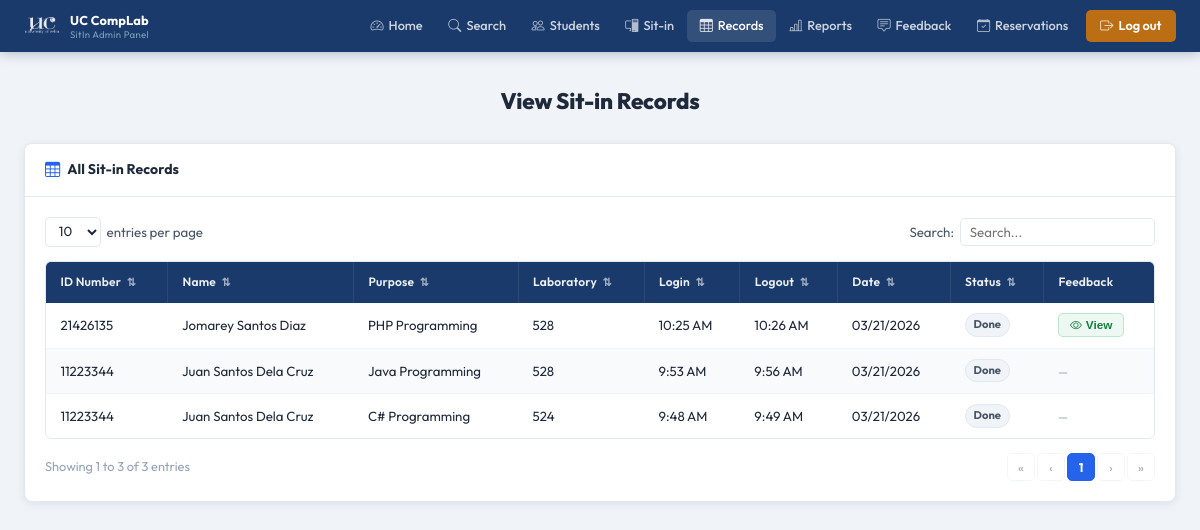
/pages/admin/view-sitin.php (signed in), run on an earlier commit of the app's database.
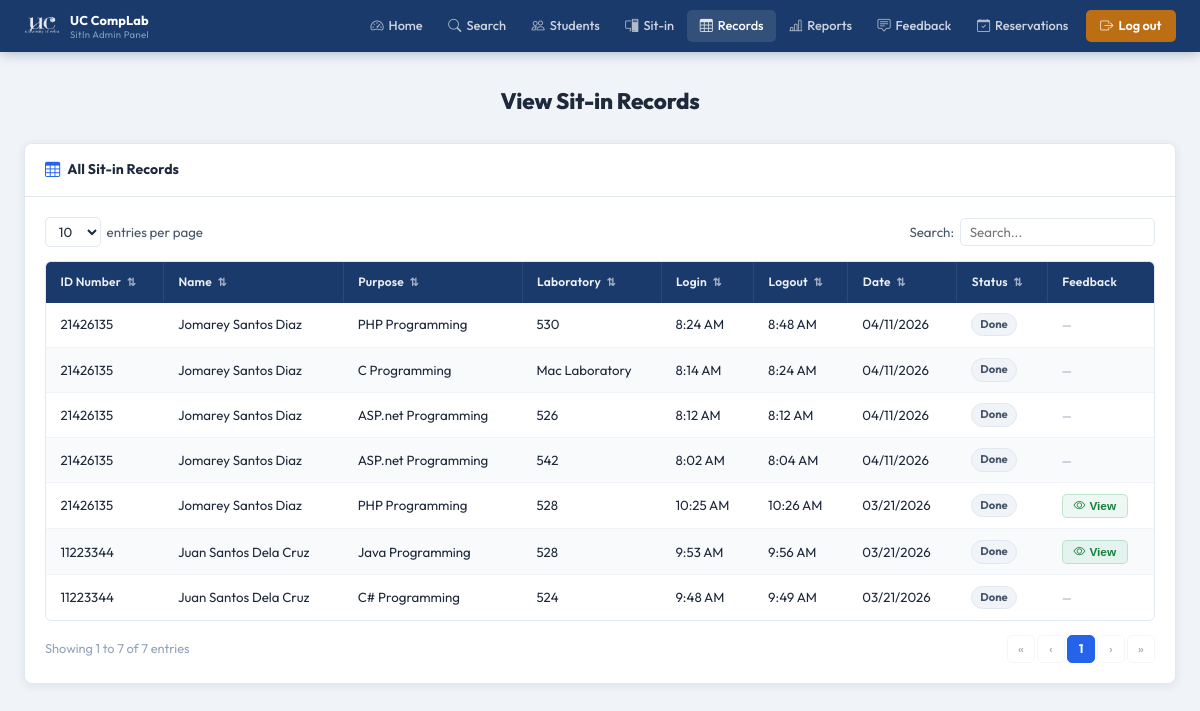
And on a later commit of the database.
### tables this page shows
CREATE TABLE sit_in_logs (
            id          INTEGER PRIMARY KEY AUTOINCREMENT,
            user_id     INTEGER NOT NULL,
            lab_room    TEXT    NOT NULL,
            purpose     TEXT,
            status      TEXT    DEFAULT 'active',
            login_time  DATETIME DEFAULT CURRENT_TIMESTAMP,
            logout_time DATETIME,
            FOREIGN KEY (user_id) REFERENCES users(id) ON DELETE CASCADE
        );

CREATE TABLE users (
            id                 INTEGER PRIMARY KEY AUTOINCREMENT,
            first_name         TEXT    NOT NULL,
            last_name          TEXT    NOT NULL,
            middle_name        TEXT,
            student_id         TEXT    UNIQUE NOT NULL,
            course             TEXT    NOT NULL,
            course_level       INTEGER NOT NULL,
            email              TEXT    UNIQUE NOT NULL,
            address            TEXT    NOT NULL,
            password           TEXT    NOT NULL,
            remaining_sessions INTEGER DEFAULT 30,
            created_at         DATETIME DEFAULT CURRENT_TIMESTAMP
        , profile_picture TEXT);

### pages/admin/view-sitin.php (the view, shortened to what this page needs)
<?php
$base = '../../';
$db = getDB();
$records = $db->query("
    SELECT s.id, u.student_id,
           u.first_name || ' ' || COALESCE(u.middle_name || ' ', '') || u.last_name AS full_name,
           s.purpose, s.lab_room,
           s.login_time, s.logout_time,
           DATE(s.login_time) AS log_date, s.status,
           f.id      AS feedback_id,
           f.message AS feedback_msg,
           f.rating  AS feedback_rating
    FROM sit_in_logs s
    JOIN  users    u ON u.id = s.user_id
    LEFT JOIN feedback f ON f.sit_in_id = s.id AND f.user_id = u.id
    ORDER BY s.login_time DESC
")->fetchAll();
?>
<!DOCTYPE html>
<html lang="en">
<head>
  <link rel="stylesheet" href="<?= $base ?>assets/css/admin.css"/>
  <link rel="stylesheet" href="https://cdn.jsdelivr.net/npm/bootstrap-icons@1.11.3/font/bootstrap-icons.css"/>
</head>
<body>
<?php require_once __DIR__ . '/../../includes/admin-navbar.php'; ?>
<div class="admin-page">
  <div class="admin-inner">
    <h1 class="a-page-title">View Sit-in Records</h1>
    <div class="a-card">
      <div class="a-card-header">
        <i class="bi bi-table"></i> All Sit-in Records
      </div>
      <div class="a-card-body">
        <div class="a-table-controls">
          <div class="a-entries-wrap">
            <select id="recSelect" class="a-entries-select">
              <option>10</option><option>25</option><option>50</option>
            </select>
            <span>entries per page</span>
          </div>
          <div class="a-search-wrap">
            <label>Search:</label>
            <input type="text" id="recSearch" class="a-search-box" placeholder="Search..."/>
          </div>
        </div>
        <div class="a-table-wrap">
          <table class="a-table" id="recTable">
            <thead>
              <tr>
                <th class="a-sortable" data-col="0">ID Number <span class="a-sort-icon">⇅</span></th>
                <th class="a-sortable" data-col="1">Name <span class="a-sort-icon">⇅</span></th>
                <th class="a-sortable" data-col="2">Purpose <span class="a-sort-icon">⇅</span></th>
                <th class="a-sortable" data-col="3">Laboratory <span class="a-sort-icon">⇅</span></th>
                <th class="a-sortable" data-col="4">Login <span class="a-sort-icon">⇅</span></th>
                <th class="a-sortable" data-col="5">Logout <span class="a-sort-icon">⇅</span></th>
                <th class="a-sortable" data-col="6">Date <span class="a-sort-icon">⇅</span></th>
                <th class="a-sortable" data-col="7">Status <span class="a-sort-icon">⇅</span></th>
                <th>Feedback</th>
              </tr>
            </thead>
            <tbody id="recBody">
              <?php if (empty($records)): ?>
                <tr class="a-table-empty"><td colspan="9">No records found.</td></tr>
              <?php else: ?>
                <?php foreach ($records as $r): ?>
                  <tr class="a-data-row">
                    <td><?= htmlspecialchars($r['student_id']) ?></td>
                    <td><?= htmlspecialchars($r['full_name']) ?></td>
                    <td><?= htmlspecialchars($r['purpose'] ?? '—') ?></td>
                    <td><?= htmlspecialchars($r['lab_room']) ?></td>
                    <td><?= $r['login_time']  ? date('g:i A', strtotime($r['login_time']))  : '—' ?></td>
                    <td><?= $r['logout_time'] ? date('g:i A', strtotime($r['logout_time'])) : '—' ?></td>
                    <td><?= date('m/d/Y', strtotime($r['log_date'])) ?></td>
                    <td>
                      <?php $st = $r['logout_time'] ? 'done' : 'active'; ?>
                      <span class="a-badge badge-<?= $st ?>"><?= ucfirst($st) ?></span>
                    </td>
                    <td>
                      <?php if ($r['feedback_id']): ?>
                        <button class="fb-view-btn"
                                onclick="openAdminFb(this)"
                                data-msg="<?= htmlspecialchars($r['feedback_msg'], ENT_QUOTES) ?>"
                                data-rating="<?= (int)$r['feedback_rating'] ?>"
                                data-name="<?= htmlspecialchars($r['full_name'], ENT_QUOTES) ?>">
                          <i class="bi bi-eye"></i> View
                        </button>
                      <?php else: ?>
                        <span class="fb-none">—</span>
                      <?php endif; ?>
                    </td>
                  </tr>
                <?php endforeach; ?>
              <?php endif; ?>
            </tbody>
          </table>
        </div>
        <div class="a-table-footer">
          <div class="a-table-info" id="recInfo"></div>
          <div class="a-pagination"  id="recPag"></div>
        </div>
      </div>
    </div>
  </div>
</div>
</body>
</html>

### includes/admin-navbar.php (shortened to what this page needs)
<?php
$_currentFile = basename($_SERVER['PHP_SELF']);
function _aNav(string $file): string {
    global $_currentFile;
    return $_currentFile === $file ? 'a-active' : '';
}
?>
<nav class="admin-navbar">
  <div class="admin-nav-inner">
    <a href="<?= $base ?>pages/admin/index.php" class="admin-brand-wrap">
      <img src="<?= $base ?>assets/images/uc-logo-white.png" alt="UC" class="admin-brand-logo" />
      <div class="admin-brand-text">
        <span class="admin-brand-name">UC CompLab</span>
        <span class="admin-brand-sub">SitIn Admin Panel</span>
      </div>
    </a>
    <ul class="admin-nav-links">
      <li><a href="<?= $base ?>pages/admin/index.php" class="<?= _aNav('index.php') ?>">
        <i class="bi bi-speedometer2"></i> Home
      </a></li>
      <li><a href="#" id="adminSearchBtn">
        <i class="bi bi-search"></i> Search
      </a></li>
      <li><a href="<?= $base ?>pages/admin/students.php" class="<?= _aNav('students.php') ?>">
        <i class="bi bi-people"></i> Students
      </a></li>
      <li><a href="<?= $base ?>pages/admin/sitin.php" class="<?= _aNav('sitin.php') ?>">
        <i class="bi bi-pc-display"></i> Sit-in
      </a></li>
      <li><a href="<?= $base ?>pages/admin/view-sitin.php" class="<?= _aNav('view-sitin.php') ?>">
        <i class="bi bi-table"></i> Records
      </a></li>
      <li><a href="<?= $base ?>pages/admin/sitin-reports.php" class="<?= _aNav('sitin-reports.php') ?>">
        <i class="bi bi-bar-chart-line"></i> Reports
      </a></li>
      <li><a href="<?= $base ?>pages/admin/feedback.php" class="<?= _aNav('feedback.php') ?>">
        <i class="bi bi-chat-square-text"></i> Feedback
      </a></li>
      <li><a href="<?= $base ?>pages/admin/reservation.php" class="<?= _aNav('reservation.php') ?>">
        <i class="bi bi-calendar-check"></i> Reservations
      </a></li>
      <li><a href="<?= $base ?>pages/logout.php" class="admin-logout-btn">
        <i class="bi bi-box-arrow-right"></i> Log out
      </a></li>
    </ul>
  </div>
</nav>

### pages/admin/view-sitin.php (style rules this page uses)
.fb-view-btn { display: inline-flex; align-items: center; gap: 4px; padding: 0.26rem 0.68rem; background: rgba(22,163,74,0.08); color: #15803d; border: 1px solid rgba(22,163,74,0.22); border-radius: 5px; font-size: 0.74rem; font-weight: 600; cursor: pointer; transition: all 0.15s; white-space: nowrap; }
.fb-none { font-size: 0.74rem; color: #94a3b8; }

### includes/admin-navbar.php (style rules this page uses)
.admin-brand-wrap { display: flex; align-items: center; gap: 10px; text-decoration: none; flex-shrink: 0; margin-right: 1.25rem; }
.admin-brand-logo { height: 32px; width: auto; object-fit: contain; filter: brightness(0) invert(1); opacity: 0.90; }
.admin-brand-text { display: flex; flex-direction: column; line-height: 1.25; }
.admin-brand-name { font-size: 0.80rem; font-weight: 700; color: #fff; letter-spacing: 0.15px; white-space: nowrap; }
.admin-brand-sub { font-size: 0.60rem; color: rgba(189,232,245,0.60); letter-spacing: 0.3px; }

What changed in the data, as far as the page shows it:
added sit_in_logs: user.student_id "21426135", full_name "Jomarey Santos Diaz", purpose "PHP Programming", lab_room "530", login_time "8:24 AM", logout_time "8:48 AM", log_date "04/11/2026", logout_time "Done"
added sit_in_logs: user.student_id "21426135", full_name "Jomarey Santos Diaz", purpose "C Programming", lab_room "Mac Laboratory", login_time "8:14 AM", logout_time "8:24 AM", log_date "04/11/2026", logout_time "Done"
added sit_in_logs: user.student_id "21426135", full_name "Jomarey Santos Diaz", purpose "ASP.net Programming", lab_room "526", login_time "8:12 AM", logout_time "8:12 AM", log_date "04/11/2026", logout_time "Done"
added sit_in_logs: user.student_id "21426135", full_name "Jomarey Santos Diaz", purpose "ASP.net Programming", lab_room "542", login_time "8:02 AM", logout_time "8:04 AM", log_date "04/11/2026", logout_time "Done"
computed for sit_in_logs "Java Programming": text "—" → "View"
Also different on the page:
text written by a page script: "Showing 1 to 3 of 3 entries" → "Showing 1 to 7 of 7 entries"
